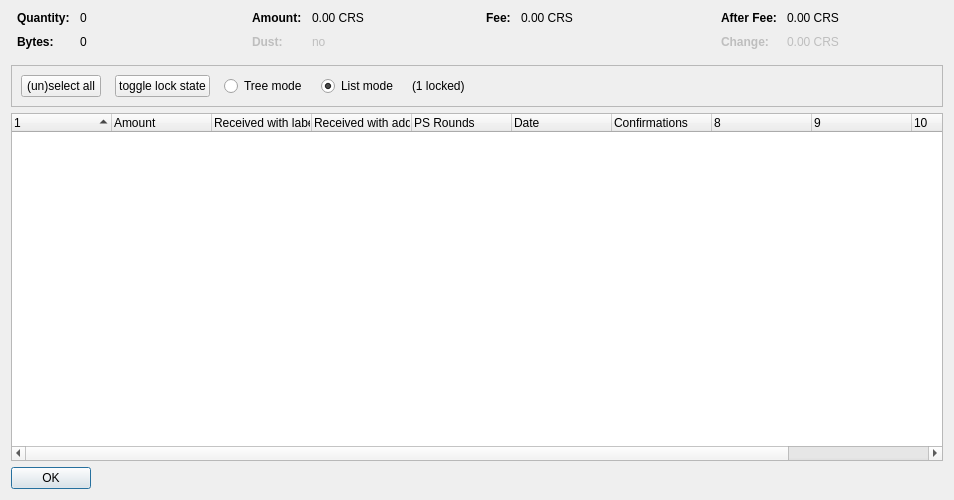
<?xml version="1.0" encoding="UTF-8"?>
<ui version="4.0">
 <class>CoinControlDialog</class>
 <widget class="QDialog" name="CoinControlDialog">
  <property name="geometry">
   <rect>
    <x>0</x>
    <y>0</y>
    <width>954</width>
    <height>500</height>
   </rect>
  </property>
  <property name="windowTitle">
   <string>Coin Selection</string>
  </property>
  <layout class="QVBoxLayout" name="verticalLayout">
   <item>
    <layout class="QHBoxLayout" name="horizontalLayoutTop" stretch="0,0,0,0">
     <property name="topMargin">
      <number>0</number>
     </property>
     <property name="bottomMargin">
      <number>10</number>
     </property>
     <item>
      <layout class="QFormLayout" name="formLayoutCoinControl1">
       <property name="horizontalSpacing">
        <number>10</number>
       </property>
       <property name="verticalSpacing">
        <number>10</number>
       </property>
       <property name="leftMargin">
        <number>6</number>
       </property>
       <property name="rightMargin">
        <number>6</number>
       </property>
       <item row="0" column="0">
        <widget class="QLabel" name="labelCoinControlQuantityText">
         <property name="font">
          <font>
           <weight>75</weight>
           <bold>true</bold>
          </font>
         </property>
         <property name="text">
          <string>Quantity:</string>
         </property>
        </widget>
       </item>
       <item row="0" column="1">
        <widget class="QLabel" name="labelCoinControlQuantity">
         <property name="cursor">
          <cursorShape>IBeamCursor</cursorShape>
         </property>
         <property name="contextMenuPolicy">
          <enum>Qt::ActionsContextMenu</enum>
         </property>
         <property name="text">
          <string notr="true">0</string>
         </property>
         <property name="textInteractionFlags">
          <set>Qt::LinksAccessibleByMouse|Qt::TextSelectableByKeyboard|Qt::TextSelectableByMouse</set>
         </property>
        </widget>
       </item>
       <item row="1" column="0">
        <widget class="QLabel" name="labelCoinControlBytesText">
         <property name="font">
          <font>
           <weight>75</weight>
           <bold>true</bold>
          </font>
         </property>
         <property name="text">
          <string>Bytes:</string>
         </property>
        </widget>
       </item>
       <item row="1" column="1">
        <widget class="QLabel" name="labelCoinControlBytes">
         <property name="cursor">
          <cursorShape>IBeamCursor</cursorShape>
         </property>
         <property name="contextMenuPolicy">
          <enum>Qt::ActionsContextMenu</enum>
         </property>
         <property name="text">
          <string notr="true">0</string>
         </property>
         <property name="textInteractionFlags">
          <set>Qt::LinksAccessibleByMouse|Qt::TextSelectableByKeyboard|Qt::TextSelectableByMouse</set>
         </property>
        </widget>
       </item>
      </layout>
     </item>
     <item>
      <layout class="QFormLayout" name="formLayoutCoinControl2">
       <property name="horizontalSpacing">
        <number>10</number>
       </property>
       <property name="verticalSpacing">
        <number>10</number>
       </property>
       <property name="leftMargin">
        <number>6</number>
       </property>
       <property name="rightMargin">
        <number>6</number>
       </property>
       <item row="0" column="0">
        <widget class="QLabel" name="labelCoinControlAmountText">
         <property name="font">
          <font>
           <weight>75</weight>
           <bold>true</bold>
          </font>
         </property>
         <property name="text">
          <string>Amount:</string>
         </property>
        </widget>
       </item>
       <item row="0" column="1">
        <widget class="QLabel" name="labelCoinControlAmount">
         <property name="cursor">
          <cursorShape>IBeamCursor</cursorShape>
         </property>
         <property name="contextMenuPolicy">
          <enum>Qt::ActionsContextMenu</enum>
         </property>
         <property name="text">
          <string notr="true">0.00 CRS</string>
         </property>
         <property name="textInteractionFlags">
          <set>Qt::LinksAccessibleByMouse|Qt::TextSelectableByKeyboard|Qt::TextSelectableByMouse</set>
         </property>
        </widget>
       </item>
       <item row="1" column="0">
        <widget class="QLabel" name="labelCoinControlLowOutputText">
         <property name="enabled">
          <bool>false</bool>
         </property>
         <property name="font">
          <font>
           <weight>75</weight>
           <bold>true</bold>
          </font>
         </property>
         <property name="text">
          <string>Dust:</string>
         </property>
        </widget>
       </item>
       <item row="1" column="1">
        <widget class="QLabel" name="labelCoinControlLowOutput">
         <property name="enabled">
          <bool>false</bool>
         </property>
         <property name="cursor">
          <cursorShape>IBeamCursor</cursorShape>
         </property>
         <property name="contextMenuPolicy">
          <enum>Qt::ActionsContextMenu</enum>
         </property>
         <property name="text">
          <string notr="true">no</string>
         </property>
         <property name="textInteractionFlags">
          <set>Qt::LinksAccessibleByMouse|Qt::TextSelectableByKeyboard|Qt::TextSelectableByMouse</set>
         </property>
        </widget>
       </item>
      </layout>
     </item>
     <item>
      <layout class="QFormLayout" name="formLayoutCoinControl3">
       <property name="horizontalSpacing">
        <number>10</number>
       </property>
       <property name="verticalSpacing">
        <number>10</number>
       </property>
       <property name="leftMargin">
        <number>6</number>
       </property>
       <property name="rightMargin">
        <number>6</number>
       </property>
       <item row="0" column="0">
        <widget class="QLabel" name="labelCoinControlFeeText">
         <property name="font">
          <font>
           <weight>75</weight>
           <bold>true</bold>
          </font>
         </property>
         <property name="text">
          <string>Fee:</string>
         </property>
        </widget>
       </item>
       <item row="0" column="1">
        <widget class="QLabel" name="labelCoinControlFee">
         <property name="cursor">
          <cursorShape>IBeamCursor</cursorShape>
         </property>
         <property name="contextMenuPolicy">
          <enum>Qt::ActionsContextMenu</enum>
         </property>
         <property name="text">
          <string notr="true">0.00 CRS</string>
         </property>
         <property name="textInteractionFlags">
          <set>Qt::LinksAccessibleByMouse|Qt::TextSelectableByKeyboard|Qt::TextSelectableByMouse</set>
         </property>
        </widget>
       </item>
      </layout>
     </item>
     <item>
      <layout class="QFormLayout" name="formLayoutCoinControl4">
       <property name="horizontalSpacing">
        <number>10</number>
       </property>
       <property name="verticalSpacing">
        <number>10</number>
       </property>
       <property name="leftMargin">
        <number>6</number>
       </property>
       <property name="rightMargin">
        <number>6</number>
       </property>
       <item row="0" column="0">
        <widget class="QLabel" name="labelCoinControlAfterFeeText">
         <property name="font">
          <font>
           <weight>75</weight>
           <bold>true</bold>
          </font>
         </property>
         <property name="text">
          <string>After Fee:</string>
         </property>
        </widget>
       </item>
       <item row="0" column="1">
        <widget class="QLabel" name="labelCoinControlAfterFee">
         <property name="cursor">
          <cursorShape>IBeamCursor</cursorShape>
         </property>
         <property name="contextMenuPolicy">
          <enum>Qt::ActionsContextMenu</enum>
         </property>
         <property name="text">
          <string notr="true">0.00 CRS</string>
         </property>
         <property name="textInteractionFlags">
          <set>Qt::LinksAccessibleByMouse|Qt::TextSelectableByKeyboard|Qt::TextSelectableByMouse</set>
         </property>
        </widget>
       </item>
       <item row="1" column="0">
        <widget class="QLabel" name="labelCoinControlChangeText">
         <property name="enabled">
          <bool>false</bool>
         </property>
         <property name="font">
          <font>
           <weight>75</weight>
           <bold>true</bold>
          </font>
         </property>
         <property name="text">
          <string>Change:</string>
         </property>
        </widget>
       </item>
       <item row="1" column="1">
        <widget class="QLabel" name="labelCoinControlChange">
         <property name="enabled">
          <bool>false</bool>
         </property>
         <property name="cursor">
          <cursorShape>IBeamCursor</cursorShape>
         </property>
         <property name="contextMenuPolicy">
          <enum>Qt::ActionsContextMenu</enum>
         </property>
         <property name="text">
          <string notr="true">0.00 CRS</string>
         </property>
         <property name="textInteractionFlags">
          <set>Qt::LinksAccessibleByMouse|Qt::TextSelectableByKeyboard|Qt::TextSelectableByMouse</set>
         </property>
        </widget>
       </item>
      </layout>
     </item>
    </layout>
   </item>
   <item>
    <widget class="QFrame" name="frame">
     <property name="minimumSize">
      <size>
       <width>0</width>
       <height>40</height>
      </size>
     </property>
     <property name="frameShape">
      <enum>QFrame::StyledPanel</enum>
     </property>
     <property name="frameShadow">
      <enum>QFrame::Sunken</enum>
     </property>
     <layout class="QHBoxLayout" name="horizontalLayout">
      <item>
       <layout class="QHBoxLayout" name="horizontalLayoutPanel" stretch="0,0,0,0,0,0">
        <property name="spacing">
         <number>14</number>
        </property>
        <item>
         <widget class="QPushButton" name="pushButtonSelectAll">
          <property name="sizePolicy">
           <sizepolicy hsizetype="Maximum" vsizetype="Fixed">
            <horstretch>0</horstretch>
            <verstretch>0</verstretch>
           </sizepolicy>
          </property>
          <property name="text">
           <string>(un)select all</string>
          </property>
          <property name="autoDefault">
           <bool>false</bool>
          </property>
         </widget>
        </item>
        <item>
         <widget class="QPushButton" name="pushButtonToggleLock">
          <property name="sizePolicy">
           <sizepolicy hsizetype="Maximum" vsizetype="Fixed">
            <horstretch>0</horstretch>
            <verstretch>0</verstretch>
           </sizepolicy>
          </property>
          <property name="text">
           <string>toggle lock state</string>
          </property>
          <property name="autoDefault">
           <bool>false</bool>
          </property>
         </widget>
        </item>
        <item>
         <widget class="QRadioButton" name="radioTreeMode">
          <property name="sizePolicy">
           <sizepolicy hsizetype="Maximum" vsizetype="Fixed">
            <horstretch>0</horstretch>
            <verstretch>0</verstretch>
           </sizepolicy>
          </property>
          <property name="text">
           <string>Tree mode</string>
          </property>
         </widget>
        </item>
        <item>
         <widget class="QRadioButton" name="radioListMode">
          <property name="sizePolicy">
           <sizepolicy hsizetype="Maximum" vsizetype="Fixed">
            <horstretch>0</horstretch>
            <verstretch>0</verstretch>
           </sizepolicy>
          </property>
          <property name="text">
           <string>List mode</string>
          </property>
          <property name="checked">
           <bool>true</bool>
          </property>
         </widget>
        </item>
        <item>
         <widget class="QLabel" name="labelLocked">
          <property name="text">
           <string>(1 locked)</string>
          </property>
         </widget>
        </item>
        <item>
         <spacer name="horizontalSpacer">
          <property name="orientation">
           <enum>Qt::Horizontal</enum>
          </property>
          <property name="sizeHint" stdset="0">
           <size>
            <width>40</width>
            <height>20</height>
           </size>
          </property>
         </spacer>
        </item>
       </layout>
      </item>
     </layout>
    </widget>
   </item>
   <item>
    <widget class="CoinControlTreeWidget" name="treeWidget">
     <property name="contextMenuPolicy">
      <enum>Qt::CustomContextMenu</enum>
     </property>
     <property name="sortingEnabled">
      <bool>false</bool>
     </property>
     <property name="columnCount">
      <number>11</number>
     </property>
     <attribute name="headerShowSortIndicator" stdset="0">
      <bool>true</bool>
     </attribute>
     <attribute name="headerStretchLastSection">
      <bool>false</bool>
     </attribute>
     <column>
      <property name="text">
       <string/>
      </property>
     </column>
     <column>
      <property name="text">
       <string>Amount</string>
      </property>
     </column>
     <column>
      <property name="text">
       <string>Received with label</string>
      </property>
     </column>
     <column>
      <property name="text">
       <string>Received with address</string>
      </property>
     </column>
     <column>
      <property name="text">
       <string>PS Rounds</string>
      </property>
     </column>
     <column>
      <property name="text">
       <string>Date</string>
      </property>
     </column>
     <column>
      <property name="text">
       <string>Confirmations</string>
      </property>
      <property name="toolTip">
       <string>Confirmed</string>
      </property>
     </column>
     <column>
      <property name="text">
       <string/>
      </property>
     </column>
     <column>
      <property name="text">
       <string/>
      </property>
     </column>
     <column>
      <property name="text">
       <string/>
      </property>
     </column>
     <column>
      <property name="text">
       <string/>
      </property>
     </column>
    </widget>
   </item>
   <item>
    <widget class="QDialogButtonBox" name="buttonBox">
     <property name="sizePolicy">
      <sizepolicy hsizetype="Maximum" vsizetype="Fixed">
       <horstretch>0</horstretch>
       <verstretch>0</verstretch>
      </sizepolicy>
     </property>
     <property name="orientation">
      <enum>Qt::Horizontal</enum>
     </property>
     <property name="standardButtons">
      <set>QDialogButtonBox::Ok</set>
     </property>
    </widget>
   </item>
  </layout>
 </widget>
 <customwidgets>
  <customwidget>
   <class>CoinControlTreeWidget</class>
   <extends>QTreeWidget</extends>
   <header>coincontroltreewidget.h</header>
  </customwidget>
 </customwidgets>
 <resources/>
 <connections/>
</ui>
